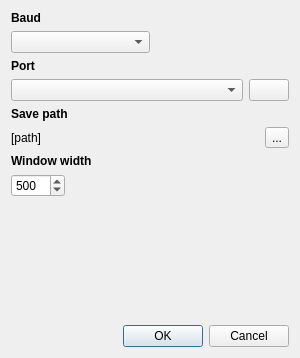
<?xml version="1.0" encoding="UTF-8"?>
<ui version="4.0">
 <class>Dialog</class>
 <widget class="QDialog" name="Dialog">
  <property name="geometry">
   <rect>
    <x>0</x>
    <y>0</y>
    <width>300</width>
    <height>358</height>
   </rect>
  </property>
  <property name="windowTitle">
   <string>Settings</string>
  </property>
  <layout class="QVBoxLayout" name="verticalLayout_5">
   <item>
    <layout class="QVBoxLayout" name="verticalLayout">
     <item>
      <widget class="QLabel" name="label">
       <property name="font">
        <font>
         <weight>75</weight>
         <bold>true</bold>
        </font>
       </property>
       <property name="text">
        <string>Baud</string>
       </property>
      </widget>
     </item>
     <item>
      <layout class="QHBoxLayout" name="horizontalLayout" stretch="1,1">
       <item>
        <widget class="QComboBox" name="baudComboBox"/>
       </item>
       <item>
        <spacer name="horizontalSpacer">
         <property name="orientation">
          <enum>Qt::Horizontal</enum>
         </property>
         <property name="sizeHint" stdset="0">
          <size>
           <width>40</width>
           <height>20</height>
          </size>
         </property>
        </spacer>
       </item>
      </layout>
     </item>
    </layout>
   </item>
   <item>
    <layout class="QVBoxLayout" name="verticalLayout_2">
     <item>
      <widget class="QLabel" name="label_2">
       <property name="font">
        <font>
         <weight>75</weight>
         <bold>true</bold>
        </font>
       </property>
       <property name="text">
        <string>Port</string>
       </property>
      </widget>
     </item>
     <item>
      <layout class="QHBoxLayout" name="horizontalLayout_2" stretch="6,1">
       <item>
        <widget class="QComboBox" name="portComboBox"/>
       </item>
       <item>
        <widget class="QPushButton" name="portRefreshButton">
         <property name="toolTip">
          <string>Scan serial ports</string>
         </property>
         <property name="text">
          <string/>
         </property>
         <property name="icon">
          <iconset theme="reload">
           <normaloff>../../../../</normaloff>../../../../</iconset>
         </property>
        </widget>
       </item>
      </layout>
     </item>
    </layout>
   </item>
   <item>
    <layout class="QVBoxLayout" name="verticalLayout_3">
     <item>
      <widget class="QLabel" name="label_3">
       <property name="font">
        <font>
         <weight>75</weight>
         <bold>true</bold>
        </font>
       </property>
       <property name="text">
        <string>Save path</string>
       </property>
      </widget>
     </item>
     <item>
      <layout class="QHBoxLayout" name="horizontalLayout_3" stretch="0,1">
       <item>
        <widget class="QLabel" name="savePathLabel">
         <property name="text">
          <string>[path]</string>
         </property>
        </widget>
       </item>
       <item>
        <widget class="QToolButton" name="savePathButton">
         <property name="toolTip">
          <string>Choose a path for saving data</string>
         </property>
         <property name="text">
          <string>...</string>
         </property>
        </widget>
       </item>
      </layout>
     </item>
    </layout>
   </item>
   <item>
    <layout class="QVBoxLayout" name="verticalLayout_4">
     <item>
      <widget class="QLabel" name="label_4">
       <property name="font">
        <font>
         <weight>75</weight>
         <bold>true</bold>
        </font>
       </property>
       <property name="text">
        <string>Window width</string>
       </property>
      </widget>
     </item>
     <item>
      <layout class="QHBoxLayout" name="horizontalLayout_4">
       <item>
        <widget class="QSpinBox" name="widthSpinBox">
         <property name="toolTip">
          <string>Window width in number of samples</string>
         </property>
         <property name="minimum">
          <number>20</number>
         </property>
         <property name="maximum">
          <number>1000</number>
         </property>
         <property name="value">
          <number>500</number>
         </property>
        </widget>
       </item>
       <item>
        <spacer name="horizontalSpacer_2">
         <property name="orientation">
          <enum>Qt::Horizontal</enum>
         </property>
         <property name="sizeHint" stdset="0">
          <size>
           <width>40</width>
           <height>20</height>
          </size>
         </property>
        </spacer>
       </item>
      </layout>
     </item>
    </layout>
   </item>
   <item>
    <spacer name="verticalSpacer_4">
     <property name="orientation">
      <enum>Qt::Vertical</enum>
     </property>
     <property name="sizeHint" stdset="0">
      <size>
       <width>20</width>
       <height>40</height>
      </size>
     </property>
    </spacer>
   </item>
   <item>
    <widget class="QDialogButtonBox" name="buttonBox">
     <property name="orientation">
      <enum>Qt::Horizontal</enum>
     </property>
     <property name="standardButtons">
      <set>QDialogButtonBox::Cancel|QDialogButtonBox::Ok</set>
     </property>
    </widget>
   </item>
  </layout>
 </widget>
 <resources/>
 <connections>
  <connection>
   <sender>buttonBox</sender>
   <signal>accepted()</signal>
   <receiver>Dialog</receiver>
   <slot>accept()</slot>
   <hints>
    <hint type="sourcelabel">
     <x>248</x>
     <y>254</y>
    </hint>
    <hint type="destinationlabel">
     <x>157</x>
     <y>274</y>
    </hint>
   </hints>
  </connection>
  <connection>
   <sender>buttonBox</sender>
   <signal>rejected()</signal>
   <receiver>Dialog</receiver>
   <slot>reject()</slot>
   <hints>
    <hint type="sourcelabel">
     <x>316</x>
     <y>260</y>
    </hint>
    <hint type="destinationlabel">
     <x>286</x>
     <y>274</y>
    </hint>
   </hints>
  </connection>
 </connections>
</ui>
